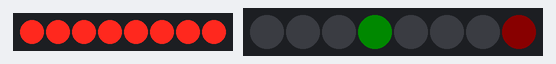
The sketch below on a simulated ESP32. Parts: 8 shift-register outputs drawn as a row of LEDs (first output left, lit = HIGH), 8 RGB LEDs in strip order, left to right. Wiring (inferred from the names in the program): shift register (74HC595): data GPIO 15; shift clock GPIO 4; latch GPIO 2. Wiring (inferred from the signals the program sends): row of LEDs: on Q0, Q1, Q2, Q3, Q4, Q5, Q6, Q7. Dim RGB values are drawn brighter than linear; random numbers use the default seed unless the sketch sets one.

Above: at 0.1 s.
At 5.1 s:
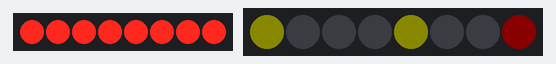
At 7.1 s:
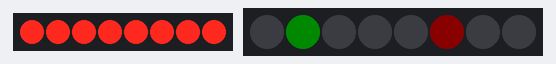
At 12.1 s:
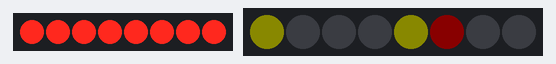
Timing chart, 0 to 127.8 s (numbered marks = the images above):
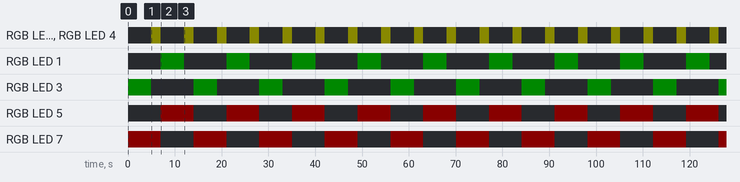

Measured:
- by itself, RGB LED 0, RGB LED 4: alternates RGB(10, 10, 0) for 2.0 s and off for 5.0 s
- by itself, RGB LED 1, RGB LED 3: alternates RGB(0, 10, 0) for 5.0 s and off for 9.0 s
- by itself, RGB LED 5, RGB LED 7: alternates RGB(10, 0, 0) for 7.0 s and off for 7.0 s
- what the display in image 0 shows lasts 5.0 s, from 0.0 s to 5.0 s
- what the display in image 1 shows lasts 2.0 s, from 5.0 s to 7.0 s

The sketch:

esp32_bare_metal_4_lane_street_intersection.ino
```cpp
/**********************************************************************
  Filename    : Bare Metal 4 Lane Street Intersection
  Description : Use 2 74HC595 to drive the LED Matrix display,
  1 FreenoveRGB LED Module, 1 74HC595 to drive 4 digit 7-segment display
  Author      : Arya Tama
  Modification: 2024/09/18
**********************************************************************/
#include "Freenove_WS2812_Lib_for_ESP32.h"

#define LEDS_COUNT  8  // The number of led
#define LEDS_PIN    0  // define the pin connected to the Freenove 8 led strip
#define CHANNEL     0  // RMT module channel

int latchPin = 2;          // Pin connected to ST_CP of 74HC595（Pin12）
int clockPin = 4;          // Pin connected to SH_CP of 74HC595（Pin11）
int dataPin = 15;          // Pin connected to DS of 74HC595（Pin14）

// Traffic light
const unsigned long redTimeout = 5000;
const unsigned long yellowTimeout = 2000;
const unsigned long greenTimeout = 5000;
const int ledColor[4][3] = {{255, 0, 0}, {255, 255, 0}, {0, 255, 0}, {0, 0, 0}};

enum lightState {
  Red,
  Yellow,
  Green
};

struct trafficLight{
  int posRed;
  int posYellow;
  int posGreen;
  lightState curState;
  lightState prevState;
  unsigned long startTime;
};

Freenove_ESP32_WS2812 strip = Freenove_ESP32_WS2812(LEDS_COUNT, LEDS_PIN, CHANNEL, TYPE_GRB);
trafficLight upDownTL;
trafficLight leftRightTL;

// Car traffic
const unsigned long updateTrafficFlowTimeout = 400;
unsigned long updateTrafficFlowStartTime;
int carPositions[] = {
  0x00, 0x00, 0x00, 0x00, 0x00, 0x00, 0x00, 0x00
};

// Car generator
struct carGenerator{
  int pos;
  int timeout;
  unsigned long startTime;
};
carGenerator randomCarGenerator;

void setup() {
  // Serial line
  Serial.begin(115200);

  // Set pins to output
  pinMode(latchPin, OUTPUT);
  pinMode(clockPin, OUTPUT);
  pinMode(dataPin, OUTPUT);

  // Init random car generator
  randomSeed(analogRead(0));
  randomCarGenerator.timeout = generateRandomTimeout();

  // Init LED for displaying traffic light
  strip.begin();
  strip.setBrightness(10);

  // Init traffic light
  upDownTL.posRed = 5;
  upDownTL.posYellow = 4;
  upDownTL.posGreen = 3;
  upDownTL.prevState = lightState::Yellow;
  upDownTL.curState = lightState::Green;
  leftRightTL.posRed = 7;
  leftRightTL.posYellow = 0;
  leftRightTL.posGreen = 1;
  leftRightTL.prevState = lightState::Yellow;
  leftRightTL.curState = lightState::Red;

  // Init all timers
  unsigned long initTime = millis();
  upDownTL.startTime = initTime;
  leftRightTL.startTime = initTime;
  updateTrafficFlowStartTime = initTime;
  randomCarGenerator.startTime = initTime;
}

void loop() {

  // update trafic light state red -> yellow -> green -> ...
  updateTrafficLightState(upDownTL);
  updateTrafficLightState(leftRightTL);

  // display traffic light on LED module
  displayTrafficLight(upDownTL);
  displayTrafficLight(leftRightTL);

  // update traffic flow
  if (millis() - updateTrafficFlowStartTime >= updateTrafficFlowTimeout)
  {
    updateTrafficFlow();
    updateTrafficFlowStartTime = millis();
  }

  // generate cars randomly
  if (millis() - randomCarGenerator.startTime >= randomCarGenerator.timeout*1000)
  {
    generateCarsRandomly();
    randomCarGenerator.timeout = generateRandomTimeout();
    randomCarGenerator.startTime = millis();
  }

  // display traffic low on LED matrix
  displayTrafficFlow();
}

void updateTrafficLightState(trafficLight &inputTrafficLight){
  if (inputTrafficLight.curState == lightState::Red && millis() - inputTrafficLight.startTime >= redTimeout)
  {
    inputTrafficLight.prevState = inputTrafficLight.curState;
    inputTrafficLight.curState = lightState::Yellow;
    inputTrafficLight.startTime = millis();
  }
  else if (inputTrafficLight.curState == lightState::Yellow && millis() - inputTrafficLight.startTime >= yellowTimeout)
  {
    if (inputTrafficLight.prevState == lightState::Red)
    {
      inputTrafficLight.prevState = inputTrafficLight.curState;
      inputTrafficLight.curState = lightState::Green;
    }
    else
    {
      inputTrafficLight.prevState = inputTrafficLight.curState;
      inputTrafficLight.curState = lightState::Red;
    }
    inputTrafficLight.startTime = millis();
  }
  else if (inputTrafficLight.curState == lightState::Green && millis() - inputTrafficLight.startTime >= greenTimeout)
  {
    inputTrafficLight.prevState = inputTrafficLight.curState;
    inputTrafficLight.curState = lightState::Yellow;
    inputTrafficLight.startTime = millis();
  }
}

void displayTrafficLight(trafficLight inputTrafficLight) {
  if (inputTrafficLight.curState == lightState::Red)
  {
    strip.setLedColorData(inputTrafficLight.posRed, ledColor[0][0], ledColor[0][1], ledColor[0][2]);
    strip.setLedColorData(inputTrafficLight.posYellow, ledColor[3][0], ledColor[3][1], ledColor[3][2]);
    strip.setLedColorData(inputTrafficLight.posGreen, ledColor[3][0], ledColor[3][1], ledColor[3][2]);
  }
  else if (inputTrafficLight.curState == lightState::Yellow)
  {
    if (inputTrafficLight.prevState == lightState::Red)
    {
      strip.setLedColorData(inputTrafficLight.posRed, ledColor[0][0], ledColor[0][1], ledColor[0][2]);
    }
    else
    {
      strip.setLedColorData(inputTrafficLight.posRed, ledColor[3][0], ledColor[3][1], ledColor[3][2]);
    }
    strip.setLedColorData(inputTrafficLight.posYellow, ledColor[1][0], ledColor[1][1], ledColor[1][2]);
    strip.setLedColorData(inputTrafficLight.posGreen, ledColor[3][0], ledColor[3][1], ledColor[3][2]);
  }
  else
  {
    strip.setLedColorData(inputTrafficLight.posRed, ledColor[3][0], ledColor[3][1], ledColor[3][2]);
    strip.setLedColorData(inputTrafficLight.posYellow, ledColor[3][0], ledColor[3][1], ledColor[3][2]);
    strip.setLedColorData(inputTrafficLight.posGreen, ledColor[2][0], ledColor[2][1], ledColor[2][2]);
  }

  strip.show();   // Send color data to LED, and display.
}

int generateRandomTimeout() {
  return random(1, 7);
}

void generateCarsRandomly() {
  // Position: 16 possibilities splitted to four directions
  randomCarGenerator.pos = random(16);
  for (int i = 0; i < 4; i++) {
    bool isCarAdded = ((randomCarGenerator.pos >> (3-i)) & 1);
    if (i == 0) // Add car from left
    {
      bool isRearEmpty = !((carPositions[0] & 0x08) >> 3);
      if (isCarAdded && isRearEmpty)
      {
        carPositions[0] |= 0x08;
      }
    }
    else if (i == 1) // Add car from right
    {
      bool isRearEmpty = !((carPositions[7] & 0x10) >> 4);
      if (isCarAdded && isRearEmpty)
      {
        carPositions[7] |= 0x10;
      }
    }
    else if (i == 2) // Add car from up
    {
      bool isRearEmpty = !((carPositions[3] & 0x80) >> 7);
      if (isCarAdded && isRearEmpty)
      {
        carPositions[3] |= 0x80;
      }
    }
    else // Add car from down
    {
      bool isRearEmpty = !(carPositions[4] & 0x01);
      if (isCarAdded && isRearEmpty)
      {
        carPositions[4] |= 0x01;
      }
    }
  }
}

void updateTrafficFlow() {

  int updatedUpDown = ((carPositions[0] & 0x08) << 4) | ((carPositions[1] & 0x08) << 3) | ((carPositions[2] & 0x08) << 2) | ((carPositions[3] & 0x08) << 1) |
  (carPositions[4] & 0x08) | ((carPositions[5] & 0x08) >> 1) | ((carPositions[6] & 0x08) >> 2) | ((carPositions[7] & 0x08) >> 3);
  int updatedDownUp = ((carPositions[0] & 0x10) << 3) | ((carPositions[1] & 0x10) << 2) | ((carPositions[2] & 0x10) << 1) | (carPositions[3] & 0x10) |
  ((carPositions[4] & 0x10) >> 1) | ((carPositions[5] & 0x10) >> 2) | ((carPositions[6] & 0x10) >> 3) | ((carPositions[7] & 0x10) >> 4);
  int updatedLeftRight = carPositions[3];
  int updatedRightLeft = carPositions[4];

  updateCarOnRoad(updatedUpDown, updatedDownUp, upDownTL);
  updateCarOnRoad(updatedLeftRight, updatedRightLeft, leftRightTL);

  for (int i = 0; i < 8; i++) {   // update 8 column
    int movingVertically = (((updatedUpDown >> (7-i)) & 1) << 3) | (((updatedDownUp >> (7-i)) & 1) << 4);
    if (i == 3)
    {
      carPositions[i] = updatedLeftRight | movingVertically;
    }
    else if (i == 4)
    {
      carPositions[i] = updatedRightLeft | movingVertically;
    }
    else
    {
      carPositions[i] = movingVertically;
    }
  }
}

void updateCarOnRoad(int &initialFirstTraffic, int &initialSecondTraffic, trafficLight inputTrafficLight) {

  if (inputTrafficLight.curState == lightState::Green)
  {
    initialFirstTraffic >>= 1;
    initialSecondTraffic <<= 1;
  }
  else if (inputTrafficLight.curState == lightState::Yellow && inputTrafficLight.prevState == lightState::Green)
  {
    updateCarOnRoadWhileNotGreen(initialFirstTraffic, initialSecondTraffic);
  }
  else
  {
    initialFirstTraffic &= 0xE7;
    initialSecondTraffic &= 0xE7;
    updateCarOnRoadWhileNotGreen(initialFirstTraffic, initialSecondTraffic);
  }
}

void updateCarOnRoadWhileNotGreen(int &initialFirstTraffic, int &initialSecondTraffic) {
  // First direction
  initialFirstTraffic >>= 1;
  int halfRear = (initialFirstTraffic & 0xF0) >> 4;
  int halfFront = initialFirstTraffic & 0x0F;
  if ((halfRear & 1) != 0)
  {
      if ((halfRear & 0x0E) == 0x04)
      {
        halfRear = 0x04 | 0x02;
      }
      else
      {
        halfRear = ((halfRear & 0x0E) << 1) | 0x02;
      }
  }
  initialFirstTraffic = (halfRear << 4) | halfFront;

  // Second direction
  initialSecondTraffic <<= 1;
  halfRear = (initialSecondTraffic & 0xF0) >> 4;
  halfFront = initialSecondTraffic & 0x0F;
  if ((halfFront & 8) != 0)
  {
      if ((halfFront & 0x07) == 0x02)
      {
        halfFront = 0x04 | 0x02;
      }
      else
      {
        halfFront = 0x04 | ((halfFront & 0x07) >> 1);
      }
  }
  initialSecondTraffic = (halfRear << 4) | halfFront;
}

void displayTrafficFlow() {
  int cols;
  cols = 0x01;
  for (int i = 0; i < 8; i++) {   // display 8 column data by scaning
    matrixRowsVal(carPositions[i]);// display the data in this column
    matrixColsVal(~cols);          // select this column
    delay(1);                     // display them for a period of time
    matrixRowsVal(0x00);          // clear the data of this column
    cols <<= 1;                   // shift"cols" 1 bit left to select the next column
  }
}

void matrixRowsVal(int value) {
  // make latchPin output low level
  digitalWrite(latchPin, LOW);
  // Send serial data to 74HC595
  shiftOut(dataPin, clockPin, LSBFIRST, value);
  // make latchPin output high level, then 74HC595 will update the data to parallel output
  digitalWrite(latchPin, HIGH);
}

void matrixColsVal(int value) {
  // make latchPin output low level
  digitalWrite(latchPin, LOW);
  // Send serial data to 74HC595
  shiftOut(dataPin, clockPin, MSBFIRST, value);
  // make latchPin output high level, then 74HC595 will update the data to parallel output
  digitalWrite(latchPin, HIGH);
}
```
